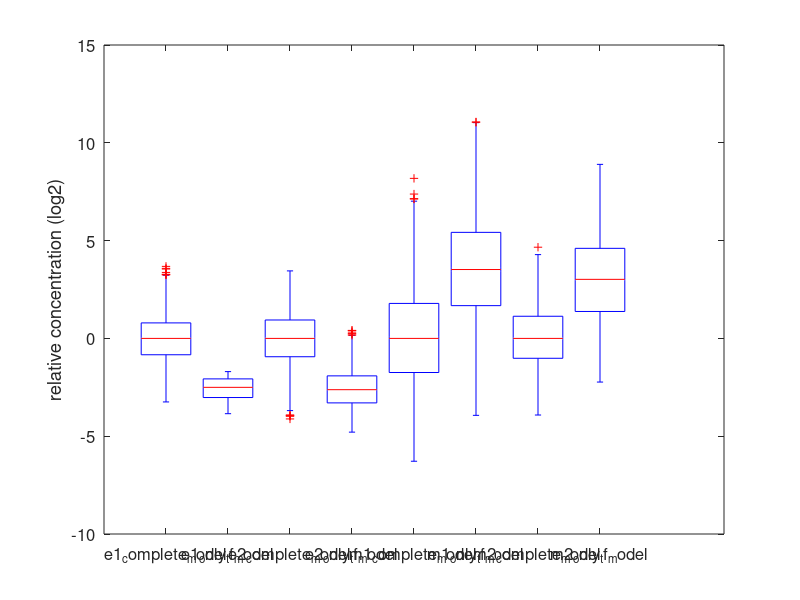

The MATLAB source for this figure:
function Figure4b
load PAR.mat
%e1
e1_wt = log2(par_wt(end-1,:))-log2(median(par_wt(end-1,:),2));
e1_af = log2(par_af(end-1,:))-log2(median(par_wt(end-1,:),2));

%e2
e2_wt = log2(par_wt(end,:))-log2(median(par_wt(end,:),2));
e2_af = log2(par_af(end,:))-log2(median(par_wt(end,:),2));

%met1
met1_wt = log2(par_wt(end-3,:))-log2(median(par_wt(end-3,:),2));
met1_af = log2(par_af(end-3,:))-log2(median(par_wt(end-3,:),2));

%met2
met2_wt = log2(par_wt(end-2,:))-log2(median(par_wt(end-2,:),2));
met2_af = log2(par_af(end-2,:))-log2(median(par_wt(end-2,:),2));

%define colors
black = [0 0 0];
blue = [100/255 190/255 255/255];
col = [black;blue;black;blue;black;blue;black;blue];


E1 = [e1_wt;e1_af;e2_wt;e2_af;met1_wt;met1_af;met2_wt;met2_af];
boxplot(E1','labels',{'e1_complete_model','e1_only_tf_model','e2_complete_model','e2_only_tf_model','m1_complete_model','m1_only_tf_model','m2_complete_model','m2_only_tf_model',},'widths',0.4,'color',col);
set(gca,'xticklabelrotation',45)
set(gca,'fontsize',12);
ylabel('relative concentration (log2)');
h = findobj(gca,'tag','Outliers');
delete(h)
h  =  findobj(gca,'tag','Median');
set(h,'Color','k')
end